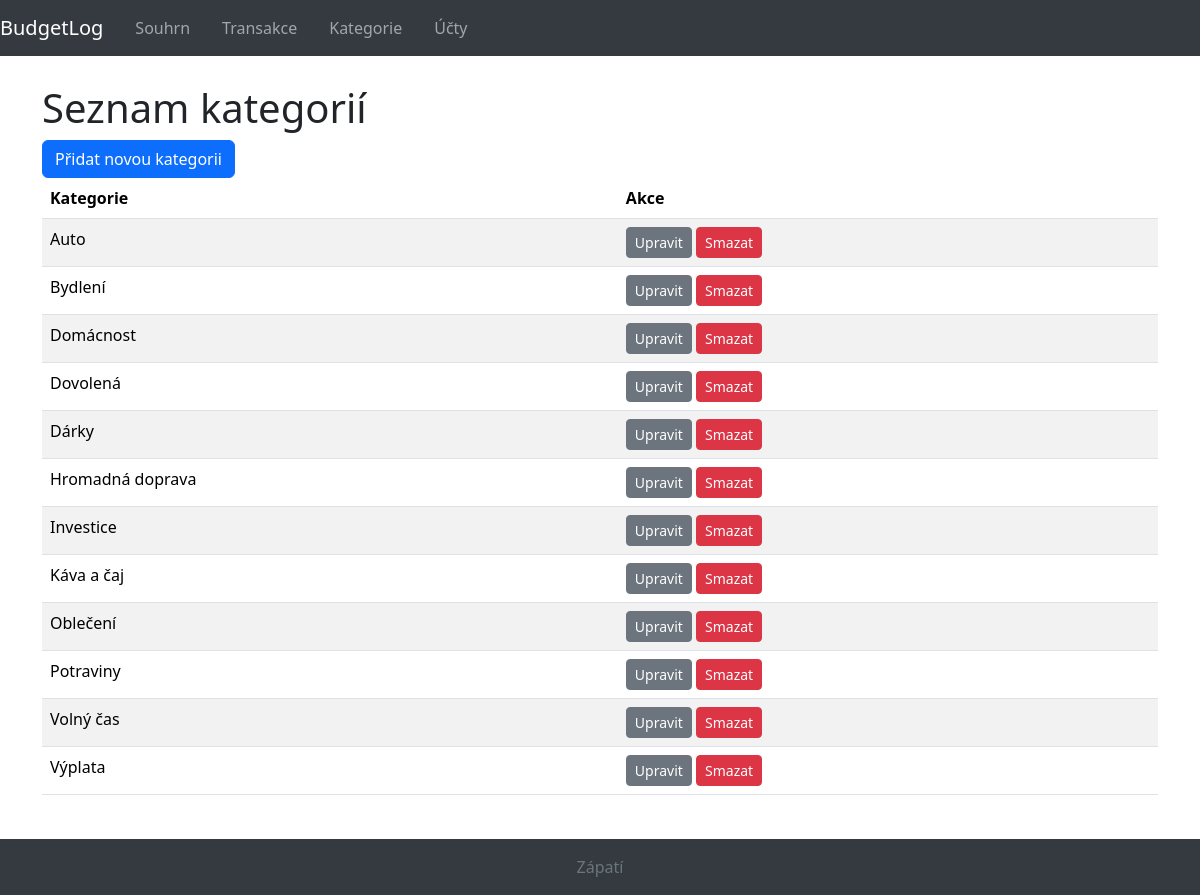
Page /categories/ on the committed database.
### budgetlog/models.py (models this page shows, shortened)
class Category(models.Model):
    name = models.CharField(max_length=200, unique=True, verbose_name="Název",
                            help_text="Uveď název kategorie pro transakce (např. potraviny, doprava, zábava)")
    description = models.TextField(null=True, blank=True, verbose_name="Popis",
                                   help_text="Detailnější popis kategorie pro transakce (volitelný)")

### budgetlog/views.py (the view)
# urls.py: path('categories/', views.CategoryListView.as_view(), name='category-list'),
class CategoryListView(ListView):
    model = Category
    template_name = 'budgetlog/category_list.html'
    context_object_name = 'categories'
    ordering = ['name']  # Řazení dle atributu name v modelu Category

### budgetlog/templates/budgetlog/category_list.html
{% extends "base_generic.html" %}
{% block content %}
<h1>Seznam kategorií</h1>
<div class="d-grid gap-2 d-md-block">
    <a href="{% url 'category-add' %}" class="btn btn-primary">Přidat novou kategorii</a>
</div>
<table class="table table-striped">
    <thead>
        <tr>
            <th>Kategorie</th>
            <th>Akce</th>
        </tr>
    </thead>
    <tbody>
        {% for category in categories %}
            <tr>
                <td>{{ category.name }}</td>
                <td>
                    <a href="{% url 'category-edit' category.id %}" class="btn btn-secondary btn-sm">Upravit</a>
                    <a href="{% url 'category-delete' category.id %}" class="btn btn-danger btn-sm">Smazat</a>
                </td>
            </tr>
        {% endfor %}
    </tbody>
</table>
{% endblock %}

### rows in the picture
Category: name "Auto"
Category: name "Bydlení"
Category: name "Domácnost"
Category: name "Dovolená"
Category: name "Dárky"
Category: name "Hromadná doprava"
Category: name "Investice"
Category: name "Káva a čaj"
Category: name "Oblečení"
Category: name "Potraviny"
Category: name "Volný čas"
Category: name "Výplata"
